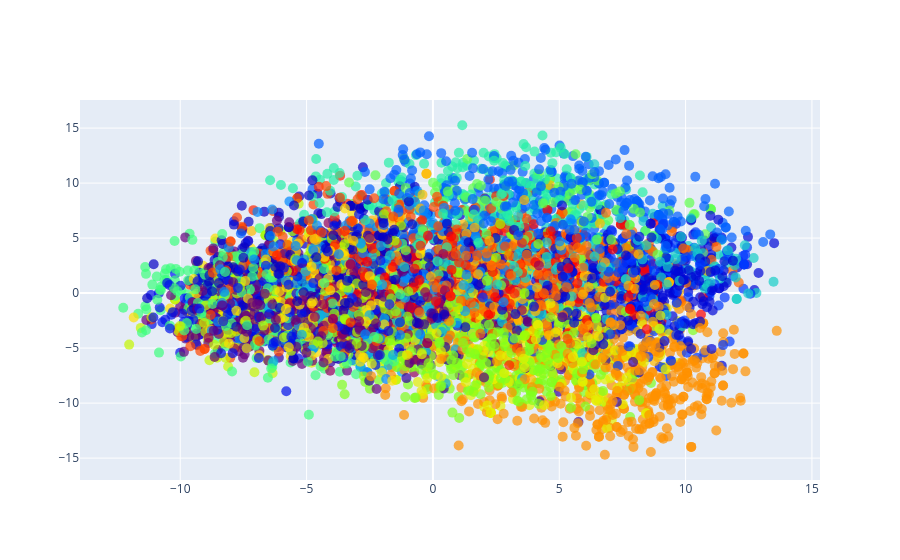

Write notebook code for a chart like this one.
### Code cell
import plotly.graph_objects as go

fig = go.Figure()

marker = go.scatter.Marker(
    color=df_with_emb['centroid'],
    colorscale='rainbow',
    size=10,
    opacity=0.7
)

centroid_marker = go.scatter.Marker(
    symbol='x',
    size=20,
    opacity=0.5,
    color='gray'
)

fig.add_trace(go.Scatter(x=df_with_emb['pca_1'], y=df_with_emb['pca_2'], mode='markers', hovertext=df_with_emb['Motion'], marker=marker))
# fig.add_trace(go.Scatter(x=pca_centroids[:, 0], y=pca_centroids[:, 1], mode='markers', marker=centroid_marker))

fig.show()

### Figure 1 — Plotly figure (JSON) as saved in the notebook; plotly's stock layout.template omitted (floating-point values rounded to 4 significant figures; data arrays with more than 128 entries replaced by an {"elided": "..."} marker saying what was removed)
{"data": [{"hovertext": {"elided": "7762 str values"}, "marker": {"color": {"elided": "7762 int values"}, "colorscale": [[0, "rgb(150,0,90)"], [0.125, "rgb(0,0,200)"], [0.25, "rgb(0,25,255)"], [0.375, "rgb(0,152,255)"], [0.5, "rgb(44,255,150)"], [0.625, "rgb(151,255,0)"], [0.75, "rgb(255,234,0)"], [0.875, "rgb(255,111,0)"], [1, "rgb(255,0,0)"]], "opacity": 0.7, "size": 10}, "mode": "markers", "type": "scatter", "x": {"elided": "7762 float values"}, "y": {"elided": "7762 float values"}}], "layout": {}}
